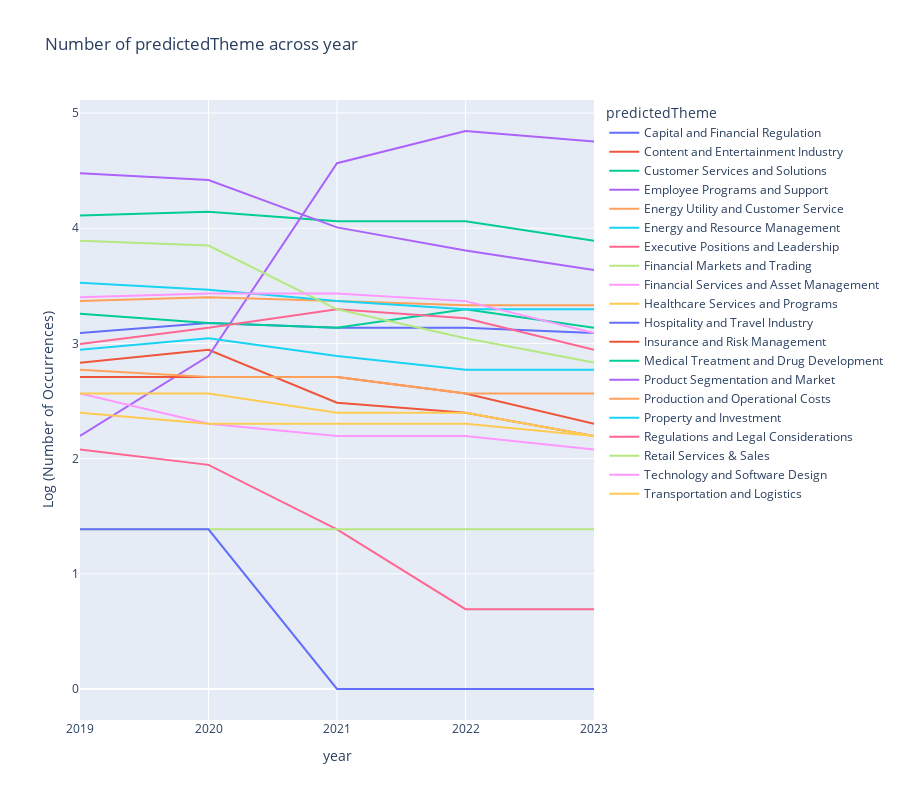

Notebook code for this chart:
### Markdown cell above
## Q2/3 Declining and emerging themes/topics

### Code cell
import numpy as np
# Group by yearMonth and predictedTheme, then count occurrences
grouped_df = filings_df.groupby(['year', 'predictedTheme']).size().reset_index(name='count')
grouped_df["count"] = grouped_df["count"].apply(np.log)  
# Plot the line chart
fig = px.line(grouped_df, x='year', y='count', color='predictedTheme', 
              title='Number of predictedTheme across year', labels={'count': 'Log (Number of Occurrences)'})
fig.update_layout(height=800)
fig.show()

### Figure 1 — Plotly figure (JSON) as saved in the notebook; plotly's stock layout.template omitted (floating-point values rounded to 4 significant figures)
{"data": [{"hovertemplate": "predictedTheme=Capital and Financial Regulation<br>year=%{x}<br>Log (Number of Occurrences)=%{y}<extra></extra>", "legendgroup": "Capital and Financial Regulation", "line": {"color": "#636efa", "dash": "solid"}, "marker": {"symbol": "circle"}, "mode": "lines", "name": "Capital and Financial Regulation", "orientation": "v", "showlegend": true, "type": "scatter", "x": ["2019", "2020", "2021", "2022", "2023"], "xaxis": "x", "y": [3.091, 3.178, 3.135, 3.135, 3.091], "yaxis": "y"}, {"hovertemplate": "predictedTheme=Content and Entertainment Industry<br>year=%{x}<br>Log (Number of Occurrences)=%{y}<extra></extra>", "legendgroup": "Content and Entertainment Industry", "line": {"color": "#EF553B", "dash": "solid"}, "marker": {"symbol": "circle"}, "mode": "lines", "name": "Content and Entertainment Industry", "orientation": "v", "showlegend": true, "type": "scatter", "x": ["2019", "2020", "2021", "2022", "2023"], "xaxis": "x", "y": [2.833, 2.944, 2.485, 2.398, 2.197], "yaxis": "y"}, {"hovertemplate": "predictedTheme=Customer Services and Solutions<br>year=%{x}<br>Log (Number of Occurrences)=%{y}<extra></extra>", "legendgroup": "Customer Services and Solutions", "line": {"color": "#00cc96", "dash": "solid"}, "marker": {"symbol": "circle"}, "mode": "lines", "name": "Customer Services and Solutions", "orientation": "v", "showlegend": true, "type": "scatter", "x": ["2019", "2020", "2021", "2022", "2023"], "xaxis": "x", "y": [4.111, 4.143, 4.06, 4.06, 3.892], "yaxis": "y"}, {"hovertemplate": "predictedTheme=Employee Programs and Support<br>year=%{x}<br>Log (Number of Occurrences)=%{y}<extra></extra>", "legendgroup": "Employee Programs and Support", "line": {"color": "#ab63fa", "dash": "solid"}, "marker": {"symbol": "circle"}, "mode": "lines", "name": "Employee Programs and Support", "orientation": "v", "showlegend": true, "type": "scatter", "x": ["2019", "2020", "2021", "2022", "2023"], "xaxis": "x", "y": [2.197, 2.89, 4.564, 4.844, 4.754], "yaxis": "y"}, {"hovertemplate": "predictedTheme=Energy Utility and Customer Service<br>year=%{x}<br>Log (Number of Occurrences)=%{y}<extra></extra>", "legendgroup": "Energy Utility and Customer Service", "line": {"color": "#FFA15A", "dash": "solid"}, "marker": {"symbol": "circle"}, "mode": "lines", "name": "Energy Utility and Customer Service", "orientation": "v", "showlegend": true, "type": "scatter", "x": ["2019", "2020", "2021", "2022", "2023"], "xaxis": "x", "y": [3.367, 3.401, 3.367, 3.332, 3.332], "yaxis": "y"}, {"hovertemplate": "predictedTheme=Energy and Resource Management<br>year=%{x}<br>Log (Number of Occurrences)=%{y}<extra></extra>", "legendgroup": "Energy and Resource Management", "line": {"color": "#19d3f3", "dash": "solid"}, "marker": {"symbol": "circle"}, "mode": "lines", "name": "Energy and Resource Management", "orientation": "v", "showlegend": true, "type": "scatter", "x": ["2019", "2020", "2021", "2022", "2023"], "xaxis": "x", "y": [2.944, 3.045, 2.89, 2.773, 2.773], "yaxis": "y"}, {"hovertemplate": "predictedTheme=Executive Positions and Leadership<br>year=%{x}<br>Log (Number of Occurrences)=%{y}<extra></extra>", "legendgroup": "Executive Positions and Leadership", "line": {"color": "#FF6692", "dash": "solid"}, "marker": {"symbol": "circle"}, "mode": "lines", "name": "Executive Positions and Leadership", "orientation": "v", "showlegend": true, "type": "scatter", "x": ["2019", "2020", "2021", "2022", "2023"], "xaxis": "x", "y": [2.079, 1.946, 1.386, 0.6931, 0.6931], "yaxis": "y"}, {"hovertemplate": "predictedTheme=Financial Markets and Trading<br>year=%{x}<br>Log (Number of Occurrences)=%{y}<extra></extra>", "legendgroup": "Financial Markets and Trading", "line": {"color": "#B6E880", "dash": "solid"}, "marker": {"symbol": "circle"}, "mode": "lines", "name": "Financial Markets and Trading", "orientation": "v", "showlegend": true, "type": "scatter", "x": ["2019", "2020", "2021", "2022", "2023"], "xaxis": "x", "y": [1.386, 1.386, 1.386, 1.386, 1.386], "yaxis": "y"}, {"hovertemplate": "predictedTheme=Financial Services and Asset Management<br>year=%{x}<br>Log (Number of Occurrences)=%{y}<extra></extra>", "legendgroup": "Financial Services and Asset Management", "line": {"color": "#FF97FF", "dash": "solid"}, "marker": {"symbol": "circle"}, "mode": "lines", "name": "Financial Services and Asset Management", "orientation": "v", "showlegend": true, "type": "scatter", "x": ["2019", "2020", "2021", "2022", "2023"], "xaxis": "x", "y": [2.565, 2.303, 2.197, 2.197, 2.079], "yaxis": "y"}, {"hovertemplate": "predictedTheme=Healthcare Services and Programs<br>year=%{x}<br>Log (Number of Occurrences)=%{y}<extra></extra>", "legendgroup": "Healthcare Services and Programs", "line": {"color": "#FECB52", "dash": "solid"}, "marker": {"symbol": "circle"}, "mode": "lines", "name": "Healthcare Services and Programs", "orientation": "v", "showlegend": true, "type": "scatter", "x": ["2019", "2020", "2021", "2022", "2023"], "xaxis": "x", "y": [2.565, 2.565, 2.398, 2.398, 2.197], "yaxis": "y"}, {"hovertemplate": "predictedTheme=Hospitality and Travel Industry<br>year=%{x}<br>Log (Number of Occurrences)=%{y}<extra></extra>", "legendgroup": "Hospitality and Travel Industry", "line": {"color": "#636efa", "dash": "solid"}, "marker": {"symbol": "circle"}, "mode": "lines", "name": "Hospitality and Travel Industry", "orientation": "v", "showlegend": true, "type": "scatter", "x": ["2019", "2020", "2021", "2022", "2023"], "xaxis": "x", "y": [1.386, 1.386, 0, 0, 0], "yaxis": "y"}, {"hovertemplate": "predictedTheme=Insurance and Risk Management<br>year=%{x}<br>Log (Number of Occurrences)=%{y}<extra></extra>", "legendgroup": "Insurance and Risk Management", "line": {"color": "#EF553B", "dash": "solid"}, "marker": {"symbol": "circle"}, "mode": "lines", "name": "Insurance and Risk Management", "orientation": "v", "showlegend": true, "type": "scatter", "x": ["2019", "2020", "2021", "2022", "2023"], "xaxis": "x", "y": [2.708, 2.708, 2.708, 2.565, 2.303], "yaxis": "y"}, {"hovertemplate": "predictedTheme=Medical Treatment and Drug Development<br>year=%{x}<br>Log (Number of Occurrences)=%{y}<extra></extra>", "legendgroup": "Medical Treatment and Drug Development", "line": {"color": "#00cc96", "dash": "solid"}, "marker": {"symbol": "circle"}, "mode": "lines", "name": "Medical Treatment and Drug Development", "orientation": "v", "showlegend": true, "type": "scatter", "x": ["2019", "2020", "2021", "2022", "2023"], "xaxis": "x", "y": [3.258, 3.178, 3.135, 3.296, 3.135], "yaxis": "y"}, {"hovertemplate": "predictedTheme=Product Segmentation and Market<br>year=%{x}<br>Log (Number of Occurrences)=%{y}<extra></extra>", "legendgroup": "Product Segmentation and Market", "line": {"color": "#ab63fa", "dash": "solid"}, "marker": {"symbol": "circle"}, "mode": "lines", "name": "Product Segmentation and Market", "orientation": "v", "showlegend": true, "type": "scatter", "x": ["2019", "2020", "2021", "2022", "2023"], "xaxis": "x", "y": [4.477, 4.419, 4.007, 3.807, 3.638], "yaxis": "y"}, {"hovertemplate": "predictedTheme=Production and Operational Costs<br>year=%{x}<br>Log (Number of Occurrences)=%{y}<extra></extra>", "legendgroup": "Production and Operational Costs", "line": {"color": "#FFA15A", "dash": "solid"}, "marker": {"symbol": "circle"}, "mode": "lines", "name": "Production and Operational Costs", "orientation": "v", "showlegend": true, "type": "scatter", "x": ["2019", "2020", "2021", "2022", "2023"], "xaxis": "x", "y": [2.773, 2.708, 2.708, 2.565, 2.565], "yaxis": "y"}, {"hovertemplate": "predictedTheme=Property and Investment<br>year=%{x}<br>Log (Number of Occurrences)=%{y}<extra></extra>", "legendgroup": "Property and Investment", "line": {"color": "#19d3f3", "dash": "solid"}, "marker": {"symbol": "circle"}, "mode": "lines", "name": "Property and Investment", "orientation": "v", "showlegend": true, "type": "scatter", "x": ["2019", "2020", "2021", "2022", "2023"], "xaxis": "x", "y": [3.526, 3.466, 3.367, 3.296, 3.296], "yaxis": "y"}, {"hovertemplate": "predictedTheme=Regulations and Legal Considerations<br>year=%{x}<br>Log (Number of Occurrences)=%{y}<extra></extra>", "legendgroup": "Regulations and Legal Considerations", "line": {"color": "#FF6692", "dash": "solid"}, "marker": {"symbol": "circle"}, "mode": "lines", "name": "Regulations and Legal Considerations", "orientation": "v", "showlegend": true, "type": "scatter", "x": ["2019", "2020", "2021", "2022", "2023"], "xaxis": "x", "y": [2.996, 3.135, 3.296, 3.219, 2.944], "yaxis": "y"}, {"hovertemplate": "predictedTheme=Retail Services & Sales<br>year=%{x}<br>Log (Number of Occurrences)=%{y}<extra></extra>", "legendgroup": "Retail Services & Sales", "line": {"color": "#B6E880", "dash": "solid"}, "marker": {"symbol": "circle"}, "mode": "lines", "name": "Retail Services & Sales", "orientation": "v", "showlegend": true, "type": "scatter", "x": ["2019", "2020", "2021", "2022", "2023"], "xaxis": "x", "y": [3.892, 3.85, 3.296, 3.045, 2.833], "yaxis": "y"}, {"hovertemplate": "predictedTheme=Technology and Software Design<br>year=%{x}<br>Log (Number of Occurrences)=%{y}<extra></extra>", "legendgroup": "Technology and Software Design", "line": {"color": "#FF97FF", "dash": "solid"}, "marker": {"symbol": "circle"}, "mode": "lines", "name": "Technology and Software Design", "orientation": "v", "showlegend": true, "type": "scatter", "x": ["2019", "2020", "2021", "2022", "2023"], "xaxis": "x", "y": [3.401, 3.434, 3.434, 3.367, 3.091], "yaxis": "y"}, {"hovertemplate": "predictedTheme=Transportation and Logistics<br>year=%{x}<br>Log (Number of Occurrences)=%{y}<extra></extra>", "legendgroup": "Transportation and Logistics", "line": {"color": "#FECB52", "dash": "solid"}, "marker": {"symbol": "circle"}, "mode": "lines", "name": "Transportation and Logistics", "orientation": "v", "showlegend": true, "type": "scatter", "x": ["2019", "2020", "2021", "2022", "2023"], "xaxis": "x", "y": [2.398, 2.303, 2.303, 2.303, 2.197], "yaxis": "y"}], "layout": {"height": 800, "legend": {"title": {"text": "predictedTheme"}, "tracegroupgap": 0}, "title": {"text": "Number of predictedTheme across year"}, "xaxis": {"anchor": "y", "domain": [0, 1], "title": {"text": "year"}}, "yaxis": {"anchor": "x", "domain": [0, 1], "title": {"text": "Log (Number of Occurrences)"}}}}
